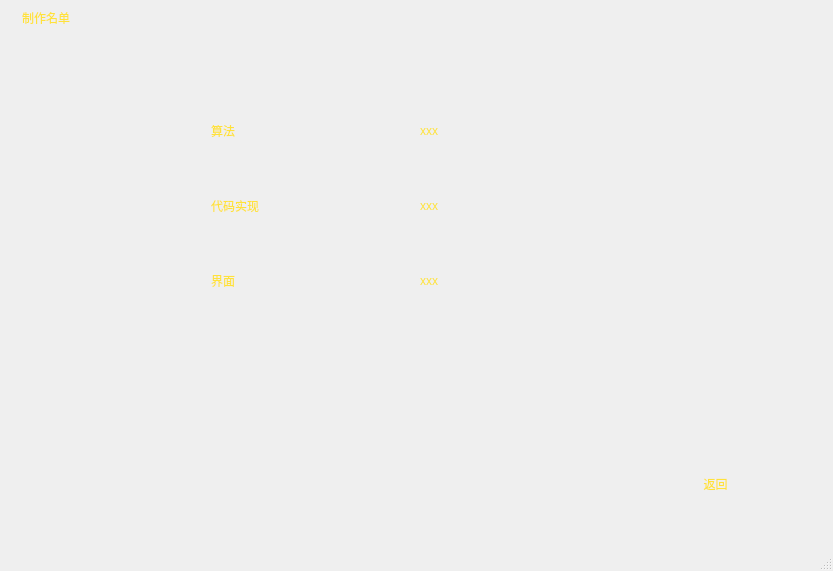
<?xml version="1.0" encoding="UTF-8"?>
<ui version="4.0">
 <class>MainWindow</class>
 <widget class="QMainWindow" name="MainWindow">
  <property name="geometry">
   <rect>
    <x>0</x>
    <y>0</y>
    <width>833</width>
    <height>571</height>
   </rect>
  </property>
  <property name="windowTitle">
   <string>解印世界</string>
  </property>
  <property name="windowIcon">
   <iconset>
    <normaloff>imgs/icon.png</normaloff>imgs/icon.png</iconset>
  </property>
  <property name="styleSheet">
   <string notr="true"/>
  </property>
  <widget class="QWidget" name="centralwidget">
   <property name="styleSheet">
    <string notr="true">#centralwidget{
border-image: url(:/imgs/1.jpg);
}</string>
   </property>
   <layout class="QVBoxLayout" name="verticalLayout_2" stretch="0,2,4,4,0,1">
    <item>
     <layout class="QHBoxLayout" name="horizontalLayout_5" stretch="0,100">
      <item>
       <widget class="QLabel" name="label_8">
        <property name="maximumSize">
         <size>
          <width>43</width>
          <height>43</height>
         </size>
        </property>
        <property name="styleSheet">
         <string notr="true"/>
        </property>
        <property name="text">
         <string/>
        </property>
        <property name="pixmap">
         <pixmap>imgs/人员介绍yellow.png</pixmap>
        </property>
        <property name="scaledContents">
         <bool>true</bool>
        </property>
       </widget>
      </item>
      <item>
       <widget class="QLabel" name="label_7">
        <property name="styleSheet">
         <string notr="true">font: 24pt &quot;微软雅黑&quot;;
color:rgb(255, 226, 58)</string>
        </property>
        <property name="text">
         <string>制作名单</string>
        </property>
       </widget>
      </item>
     </layout>
    </item>
    <item>
     <spacer name="verticalSpacer">
      <property name="orientation">
       <enum>Qt::Vertical</enum>
      </property>
      <property name="sizeHint" stdset="0">
       <size>
        <width>20</width>
        <height>20</height>
       </size>
      </property>
     </spacer>
    </item>
    <item>
     <layout class="QVBoxLayout" name="verticalLayout" stretch="1,2,1,2,1">
      <item>
       <layout class="QHBoxLayout" name="horizontalLayout" stretch="1,1,1,1">
        <item>
         <spacer name="horizontalSpacer">
          <property name="orientation">
           <enum>Qt::Horizontal</enum>
          </property>
          <property name="sizeHint" stdset="0">
           <size>
            <width>40</width>
            <height>20</height>
           </size>
          </property>
         </spacer>
        </item>
        <item>
         <widget class="QLabel" name="label">
          <property name="styleSheet">
           <string notr="true">font: 20pt &quot;微软雅黑&quot;;
color:rgb(255, 226, 58)</string>
          </property>
          <property name="text">
           <string>算法</string>
          </property>
         </widget>
        </item>
        <item>
         <widget class="QLabel" name="label_2">
          <property name="styleSheet">
           <string notr="true">font: 20pt &quot;微软雅黑&quot;;
color:rgb(255, 226, 58)</string>
          </property>
          <property name="text">
           <string>xxx</string>
          </property>
         </widget>
        </item>
        <item>
         <spacer name="horizontalSpacer_4">
          <property name="orientation">
           <enum>Qt::Horizontal</enum>
          </property>
          <property name="sizeHint" stdset="0">
           <size>
            <width>40</width>
            <height>20</height>
           </size>
          </property>
         </spacer>
        </item>
       </layout>
      </item>
      <item>
       <spacer name="verticalSpacer_3">
        <property name="orientation">
         <enum>Qt::Vertical</enum>
        </property>
        <property name="sizeHint" stdset="0">
         <size>
          <width>20</width>
          <height>40</height>
         </size>
        </property>
       </spacer>
      </item>
      <item>
       <layout class="QHBoxLayout" name="horizontalLayout_2" stretch="1,1,1,1">
        <item>
         <spacer name="horizontalSpacer_2">
          <property name="orientation">
           <enum>Qt::Horizontal</enum>
          </property>
          <property name="sizeHint" stdset="0">
           <size>
            <width>40</width>
            <height>20</height>
           </size>
          </property>
         </spacer>
        </item>
        <item>
         <widget class="QLabel" name="label_3">
          <property name="styleSheet">
           <string notr="true">font: 20pt &quot;微软雅黑&quot;;
color:rgb(255, 226, 58)</string>
          </property>
          <property name="text">
           <string>代码实现</string>
          </property>
         </widget>
        </item>
        <item>
         <widget class="QLabel" name="label_4">
          <property name="styleSheet">
           <string notr="true">font: 20pt &quot;微软雅黑&quot;;
color:rgb(255, 226, 58)</string>
          </property>
          <property name="text">
           <string>xxx</string>
          </property>
         </widget>
        </item>
        <item>
         <spacer name="horizontalSpacer_5">
          <property name="orientation">
           <enum>Qt::Horizontal</enum>
          </property>
          <property name="sizeHint" stdset="0">
           <size>
            <width>40</width>
            <height>20</height>
           </size>
          </property>
         </spacer>
        </item>
       </layout>
      </item>
      <item>
       <spacer name="verticalSpacer_4">
        <property name="orientation">
         <enum>Qt::Vertical</enum>
        </property>
        <property name="sizeHint" stdset="0">
         <size>
          <width>20</width>
          <height>40</height>
         </size>
        </property>
       </spacer>
      </item>
      <item>
       <layout class="QHBoxLayout" name="horizontalLayout_3" stretch="1,1,1,1">
        <item>
         <spacer name="horizontalSpacer_3">
          <property name="orientation">
           <enum>Qt::Horizontal</enum>
          </property>
          <property name="sizeHint" stdset="0">
           <size>
            <width>40</width>
            <height>20</height>
           </size>
          </property>
         </spacer>
        </item>
        <item>
         <widget class="QLabel" name="label_5">
          <property name="styleSheet">
           <string notr="true">font: 20pt &quot;微软雅黑&quot;;
color:rgb(255, 226, 58)</string>
          </property>
          <property name="text">
           <string>界面</string>
          </property>
         </widget>
        </item>
        <item>
         <widget class="QLabel" name="label_6">
          <property name="styleSheet">
           <string notr="true">font: 20pt &quot;微软雅黑&quot;;
color:rgb(255, 226, 58)</string>
          </property>
          <property name="text">
           <string>xxx</string>
          </property>
         </widget>
        </item>
        <item>
         <spacer name="horizontalSpacer_6">
          <property name="orientation">
           <enum>Qt::Horizontal</enum>
          </property>
          <property name="sizeHint" stdset="0">
           <size>
            <width>40</width>
            <height>20</height>
           </size>
          </property>
         </spacer>
        </item>
       </layout>
      </item>
     </layout>
    </item>
    <item>
     <spacer name="verticalSpacer_2">
      <property name="orientation">
       <enum>Qt::Vertical</enum>
      </property>
      <property name="sizeHint" stdset="0">
       <size>
        <width>20</width>
        <height>40</height>
       </size>
      </property>
     </spacer>
    </item>
    <item>
     <layout class="QHBoxLayout" name="horizontalLayout_4" stretch="12,2,1">
      <item>
       <spacer name="horizontalSpacer_7">
        <property name="orientation">
         <enum>Qt::Horizontal</enum>
        </property>
        <property name="sizeHint" stdset="0">
         <size>
          <width>40</width>
          <height>20</height>
         </size>
        </property>
       </spacer>
      </item>
      <item>
       <widget class="QPushButton" name="backButton">
        <property name="styleSheet">
         <string notr="true">font: 20pt &quot;微软雅黑&quot;;
color:rgb(255, 226, 58)</string>
        </property>
        <property name="text">
         <string>返回</string>
        </property>
        <property name="icon">
         <iconset>
          <normaloff>imgs/返回yellow.png</normaloff>imgs/返回yellow.png</iconset>
        </property>
        <property name="iconSize">
         <size>
          <width>40</width>
          <height>40</height>
         </size>
        </property>
        <property name="flat">
         <bool>true</bool>
        </property>
       </widget>
      </item>
      <item>
       <spacer name="horizontalSpacer_8">
        <property name="orientation">
         <enum>Qt::Horizontal</enum>
        </property>
        <property name="sizeHint" stdset="0">
         <size>
          <width>40</width>
          <height>20</height>
         </size>
        </property>
       </spacer>
      </item>
     </layout>
    </item>
    <item>
     <spacer name="verticalSpacer_5">
      <property name="orientation">
       <enum>Qt::Vertical</enum>
      </property>
      <property name="sizeHint" stdset="0">
       <size>
        <width>20</width>
        <height>40</height>
       </size>
      </property>
     </spacer>
    </item>
   </layout>
  </widget>
  <widget class="QStatusBar" name="statusbar"/>
 </widget>
 <resources>
  <include location="source.qrc"/>
 </resources>
 <connections/>
</ui>
